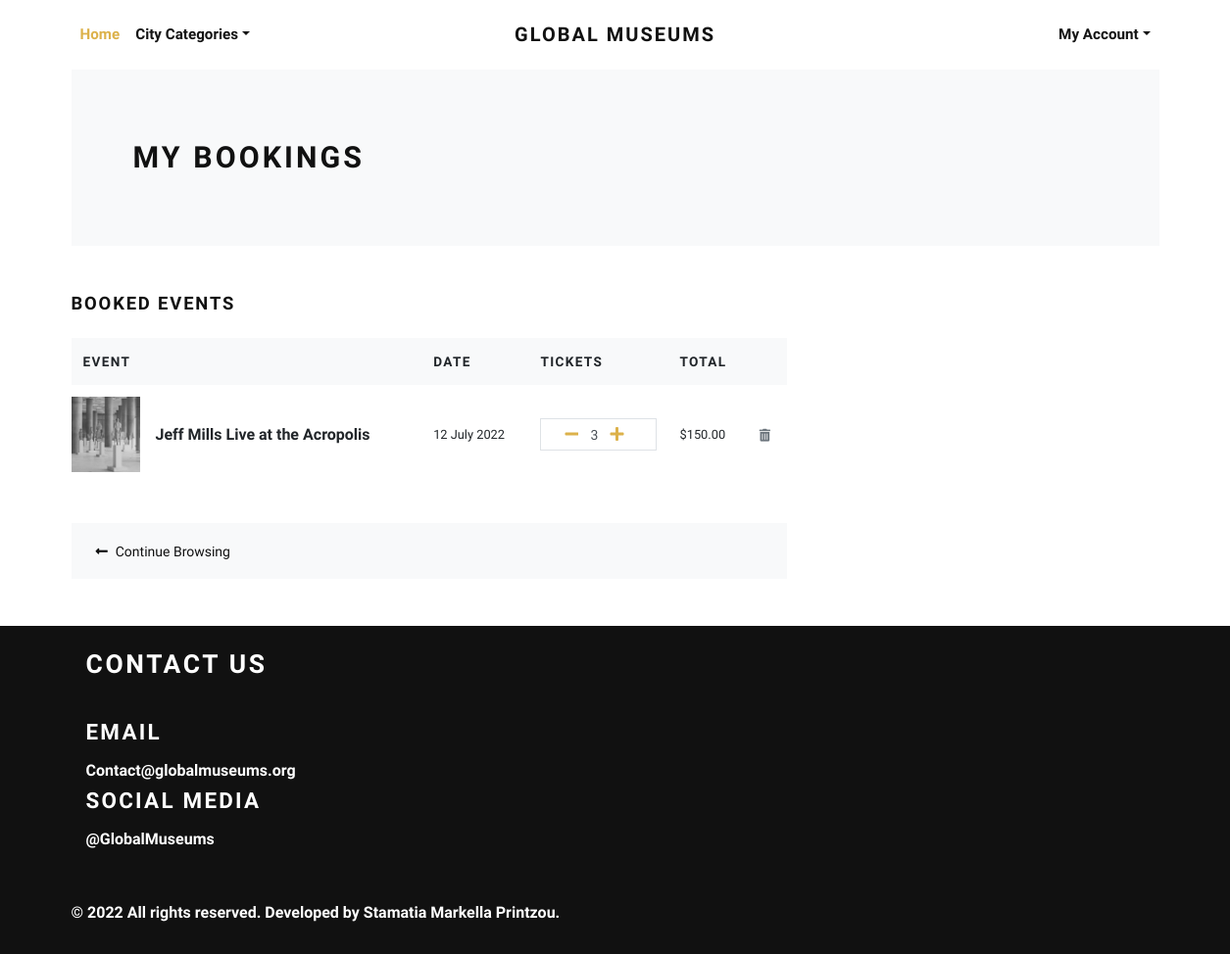
Screenshot of /bookings/ (signed in) with the database file from the repository.
### store/models.py (models this page shows, shortened)
class Cart(models.Model):
    user = models.ForeignKey(User, verbose_name="User", on_delete=models.CASCADE)
    product = models.ForeignKey(Product, verbose_name="Product", on_delete=models.CASCADE)
    quantity = models.PositiveIntegerField(default=1, verbose_name="Quantity")
    created_at = models.DateTimeField(auto_now_add=True, verbose_name="Created Date")
    updated_at = models.DateTimeField(auto_now=True, verbose_name="Updated Date")
    @property
    def total_price(self):
        return self.quantity * self.product.price

class Product(models.Model):
    title = models.CharField(max_length=150, verbose_name="Product Title")
    slug = models.SlugField(max_length=160, verbose_name="Product Slug")
    sku = models.CharField(max_length=255, unique=True, verbose_name="Unique Product ID (SKU)")
    short_description = models.TextField(verbose_name="Short Description")
    detail_description = models.TextField(blank=True, null=True, verbose_name="Detail Description")
    product_image = models.ImageField(upload_to='product', blank=True, null=True, verbose_name="Product Image")
    price = models.DecimalField(max_digits=8, decimal_places=2)
    category = models.ForeignKey(Category, verbose_name="Product Categoy", on_delete=models.CASCADE)
    is_active = models.BooleanField(verbose_name="Is Active?")
    is_featured = models.BooleanField(verbose_name="Is Featured?")
    created_at = models.DateTimeField(auto_now_add=True, verbose_name="Created Date")
    updated_at = models.DateTimeField(auto_now=True, verbose_name="Updated Date")
    class Meta:
        verbose_name_plural = 'Products'
        ordering = ('-created_at', )

### store/views.py (the view)
# urls.py: path('bookings/', views.cart, name="cart"),
@login_required
def cart(request):
    user = request.user
    cart_products = Cart.objects.filter(user=user)
    amount = decimal.Decimal(0)
    shipping_amount = decimal.Decimal(10)
    addresses = Address.objects.filter(user=user)
    context = {
        'cart_products': cart_products,
        'amount': amount,
        'shipping_amount': shipping_amount,
        'total_amount': amount + shipping_amount,
        'addresses': addresses,
    }
    return render(request, 'store/cart.html', context)

### store/context_preprocessors.py (called while the page is built)
def store_menu(request):
    categories = Category.objects.filter(is_active=True)
    context = {
        'categories_menu': categories,
    }
    return context

def cart_menu(request):
    if request.user.is_authenticated:
        cart_items= Cart.objects.filter(user=request.user)
        context = {
            'cart_items': cart_items,
        }
    else:
        context = {}
    return context

### templates/store/cart.html (shortened to what this page needs)
{% extends 'base.html' %}
{% load static %}
{% load humanize %}
    {% block content %}
      <div class="container">
        <section class="py-5 bg-light">
          <div class="container">
            <div class="row px-4 px-lg-5 py-lg-4 align-items-center">
              <div class="col-lg-6">
                <h1 class="h2 text-uppercase mb-0">My Bookings</h1>
              </div>
            </div>
          </div>
        </section>
        {% if cart_products %}
        <section class="py-5">
          <h2 class="h5 text-uppercase mb-4">Booked Events</h2>
          <div class="row">
            <div class="col-lg-8 mb-4 mb-lg-0">
              <div class="table-responsive mb-4">
                <table class="table">
                  <thead class="bg-light">
                    <tr>
                      <th class="border-0" scope="col"> <strong class="text-small text-uppercase">Event</strong></th>
                      <th class="border-0" scope="col"> <strong class="text-small text-uppercase">Date</strong></th>
                      <th class="border-0" scope="col"> <strong class="text-small text-uppercase">Tickets</strong></th>
                      <th class="border-0" scope="col"> <strong class="text-small text-uppercase">Total</strong></th>
                      <th class="border-0" scope="col"> </th>
                    </tr>
                  </thead>
                  <tbody>
                    {% for cart_product in cart_products %}
                    <tr>
                      <th class="pl-0 border-0" scope="row">
                        <div class="media align-items-center">
                          {% if cart_product.product.product_image %}
                            <a class="reset-anchor d-block animsition-link" href="{% url 'store:product-detail' cart_product.product.slug %}"><img src="{{cart_product.product.product_image.url}}" alt="{{cart_product.product.title}}" width="70"/></a>
                          {% else %}
                            <a class="reset-anchor d-block animsition-link" href="{% url 'store:product-detail' cart_product.product.slug %}"><img src="{% static 'img/product-detail-3.jpg' %}" alt="{{cart_product.product.title}}" width="70"/></a>
                          {% endif %}
                          <div class="media-body ml-3"><strong class="h6"><a class="reset-anchor animsition-link" href="{% url 'store:product-detail' cart_product.product.slug %}">{{cart_product.product.title}}</a></strong></div>
                        </div>
                      </th>
                      <td class="align-middle border-0">
                        <p class="mb-0 small">{{cart_product.product.sku}}</p>
                      </td>
                      <td class="align-middle border-0">
                        <div class="border d-flex align-items-center justify-content-between px-3">
                          <div class="quantity">
                            <a href="{% url 'store:minus-cart' cart_product.id %}" class="dec-btn p-0 ml-2"><i class="fas fa-minus"></i></a>
                            <input class="form-control form-control-sm border-0 shadow-0 p-0" type="text" value="{{cart_product.quantity}}"/>
                            <a href="{% url 'store:plus-cart' cart_product.id %}" class="inc-btn p-0"><i class="fas fa-plus"></i></a>
                          </div>
                        </div>
                      </td>
                      <td class="align-middle border-0">
                        <p class="mb-0 small">${{cart_product.total_price|intcomma}}</p>
                      </td>
                      <td class="align-middle border-0"><a class="reset-anchor" href="{% url 'store:remove-cart' cart_product.id %}"><i class="fas fa-trash-alt small text-muted"></i></a></td>
                    </tr>
                    {% endfor %}
                  </tbody>
                </table>
              </div>
              <div class="bg-light px-4 py-3">
                <div class="row align-items-center text-center">
                  <div class="col-md-6 mb-3 mb-md-0 text-md-left"><a class="btn btn-link p-0 text-dark btn-sm" href="{% url 'store:home' %}"><i class="fas fa-long-arrow-alt-left mr-2"> </i>Continue Browsing</a></div>
                </div>
              </div>
            </div>
          </div>
        </section>
        {% else %}
          <div class="text-center py-5">
            <h3 class="mb-3">You Have No Booked Events.</h3>
            <a href="{% url 'store:home' %}"><i class="fas fa-long-arrow-alt-left mr-2"> </i>Continue Browsing</a>
          </div>
        {% endif %}
      </div>
      {% endblock content %}

### globalmuseum/static/css/style.default.css (style rules this page uses)
.text-small { font-size: 0.85rem !important; }
strong { font-weight: 700; }
.quantity { display: -ms-flexbox; display: flex; -ms-flex-align: center; align-items: center; font-family: inherit; }
.quantity input { width: 2rem; text-align: center; }
.text-uppercase { text-transform: uppercase; letter-spacing: 0.1em; }
.border { border: 1px solid #dee2e6 !important; }
.shadow-0 { box-shadow: none !important; }
.reset-anchor { color: inherit; transition: all 0.3s; }
.btn { font-weight: 400; border: 1px solid transparent; font-family: inherit; padding: 0.375rem 1.5rem; font-size: 1rem; line-height: 1.5; border-radius: 0; transition: color 0.15s ease-in-out, background-color 0.15s ease-in-out, border-color 0.15s ease-in-out, box-shadow 0.15s ease-in-out; }
.btn-link { font-weight: 400; color: #dcb14a; }
.btn-sm { padding: 0.375rem 0.75rem; font-size: 0.875rem; line-height: 1.5; border-radius: 0; }
body { font-family: "Libre Franklin", sans-serif; font-size: 1rem; font-weight: 400; line-height: 1.5; color: #111111; background-color: #fff; }
a { color: #dcb14a; text-decoration: none; }
h1, h2, h3, h4, h5, h6, .h1, .h2, .h3, .h4, .h5, .h6 { margin-bottom: 0.5rem; font-family: inherit; font-weight: 900; line-height: 1.2; color: inherit; }
h1, .h1 { font-size: 2.2rem; }
h2, .h2 { font-size: 1.9rem; }
h5, .h5 { font-size: 1.15rem; }
h6, .h6 { font-size: 1rem; }
small, .small { font-size: 80%; font-weight: 400; }
.bg-light { background-color: #f8f9fa !important; }
.text-dark { color: #111111 !important; }
.form-control { padding: 0.375rem 0.75rem; font-size: 1rem; line-height: 1.5; color: #495057; background-color: #fff; border: 1px solid #ced4da; border-radius: 0; transition: border-color 0.15s ease-in-out, box-shadow 0.15s ease-in-out; }
.form-control::placeholder { color: #adb5bd; font-size: 0.85rem; font-weight: 400; }
.form-control-sm { padding: 0.25rem 0.5rem; font-size: 0.875rem; line-height: 1.5; border-radius: 0; }

### rows the page displays
Cart: product.product_image (picture), product "Jeff Mills Live at the Acropolis", product.sku "12 July 2022", quantity "3", total_price "150.00"
